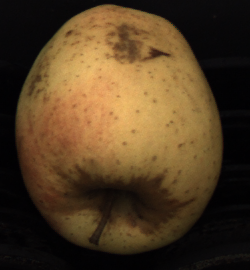
#> input picture TaskTwo/C1_000004.png, 250 x 270 px
$ python SecondTask.py
#> lines starting #> are read from the running program, lines starting #| are printed output that depends on the picture; after the words box and inside, x2 and y2 are one past the last pixel; in counts of white or black regions, pixels touching at a corner belong together
import cv2
import numpy as np

# Load color and NIR images
color_img = cv2.imread('C1_000004.png')
#> color_img is the input picture: shape (270, 250, 3); mean B, G, R 34.7, 60.6, 81.8
nir_img = cv2.imread('C0_000004.png', 0)
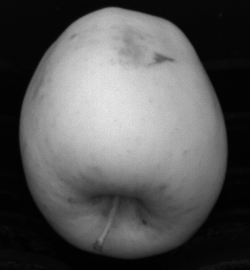
#> input picture TaskTwo/C0_000004.png, 250 x 270 px
#> nir_img is the input picture: shape (270, 250); min 0, max 231, mean 87.5

cv2.imshow("clrimg",color_img)

# Remove black background from color image
color_img[nir_img == 0] = [0, 0, 0]
#> color_img: shape (270, 250, 3); under 0.01% of pixels changed, all inside (x1, y1, x2, y2) = (139, 269, 140, 270)

# Convert color image to HSV
hsv_img = cv2.cvtColor(color_img, cv2.COLOR_BGR2HSV)
#> hsv_img: shape (270, 250, 3); mean H, S, V 52.6, 117.6, 81.9

'''
# Define yellow color range in HSV
lower_yellow = np.array([20, 100, 100])
upper_yellow = np.array([30, 255, 255])

# Threshold the HSV image to extract yellow regions
yellow_mask = cv2.inRange(hsv_img, lower_yellow, upper_yellow)
'''

# Calculate Mahalanobis distance
def mahalanobis_distance(color, mean_color, cov_inv):
    diff = color - mean_color
    return np.sqrt(np.dot(np.dot(diff.T, cov_inv), diff))

'''
#First 000005
# Define mean color and covariance matrix of russet color in HSV space
russet_mean = np.array([18, 139, 133])  # Specify mean hue (h), saturation (s), and value (v)
russet_cov_inv = np.linalg.inv([[  1.17262904 , -0.605892 ,    1.01041996],[ -0.605892  ,  34.8665849  ,-25.65092306],[  1.01041996 ,-25.65092306 , 84.7698647 ]])  # Specify the inverse of the covariance matrix
'''


#Second 000004
# Define mean color and covariance matrix of russet color in HSV space
russet_mean = np.array([13, 139, 30])  # Specify mean hue (h), saturation (s), and value (v)
russet_cov_inv = np.linalg.inv([[8.50980513  ,10.26967436  ,17.92880256],[ 10.26967436 ,191.89524615  ,74.56542564],[ 17.92880256 , 74.56542564 ,113.52765641]])  # Specify the inverse of the covariance matrix


# Calculate Mahalanobis distance for each pixel
mahalanobis_distances = np.zeros_like(hsv_img[:, :, 0], dtype=np.float32)
for i in range(hsv_img.shape[0]):
    for j in range(hsv_img.shape[1]):
        pixel_color = hsv_img[i, j, :]
        mahalanobis_distances[i, j] = mahalanobis_distance(pixel_color, russet_mean, russet_cov_inv)
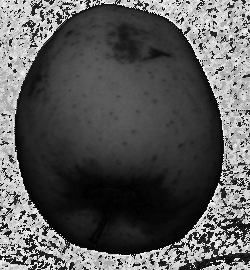
#> mahalanobis_distances: shape (270, 250) float32; min 0.251, max 70.51, mean 24.9; drawn with min black and max white

# Threshold the Mahalanobis distances to detect russet regions
russet_threshold = 10  # Adjust this threshold as needed
russet_mask = mahalanobis_distances > russet_threshold
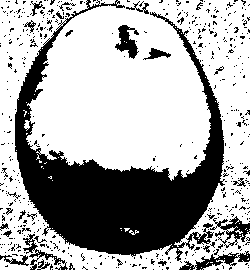
#> russet_mask: shape (270, 250) bool; 67.1% white; 501 black regions (470 under 20 px), largest, box (x1, y1, x2, y2) and area: (15, 0, 225, 261) 17818, (179, 251, 250, 270) 484, (210, 216, 250, 248) 435

# Perform morphological operations to refine the detected regions if necessary
kernel = np.ones((5, 5), np.uint8)
russet_mask = cv2.morphologyEx(russet_mask.astype(np.uint8), cv2.MORPH_CLOSE, kernel)
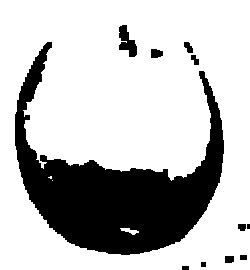
#> russet_mask: shape (270, 250); values 0 (black) and 1 (white), 74.9% white; 11 black regions (1 under 20 px), largest, box (x1, y1, x2, y2) and area: (15, 42, 224, 255) 16181, (119, 25, 137, 57) 334, (151, 49, 163, 58) 92

# Apply the russet mask to the color image
russet_detected_img = cv2.bitwise_and(color_img, color_img, mask=russet_mask)
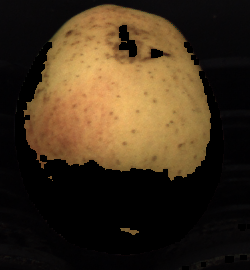
#> russet_detected_img: shape (270, 250, 3); mean B, G, R 28.1, 48.1, 64.3

# Display the result
cv2.imshow('Russet Detection', russet_detected_img)
cv2.waitKey(0)
cv2.destroyAllWindows()
